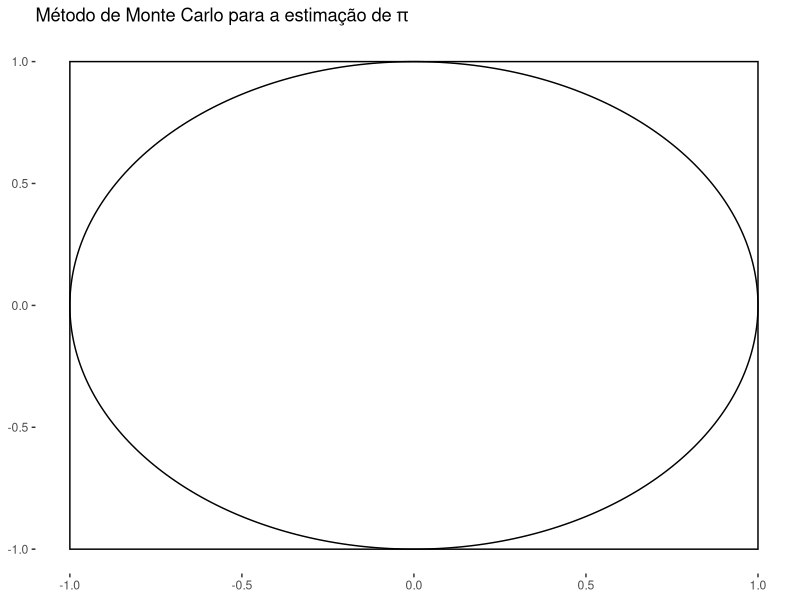
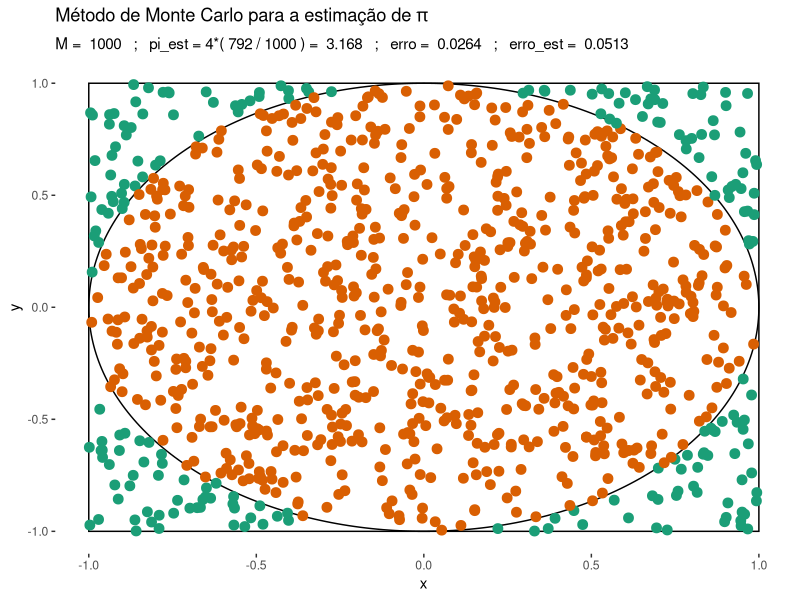
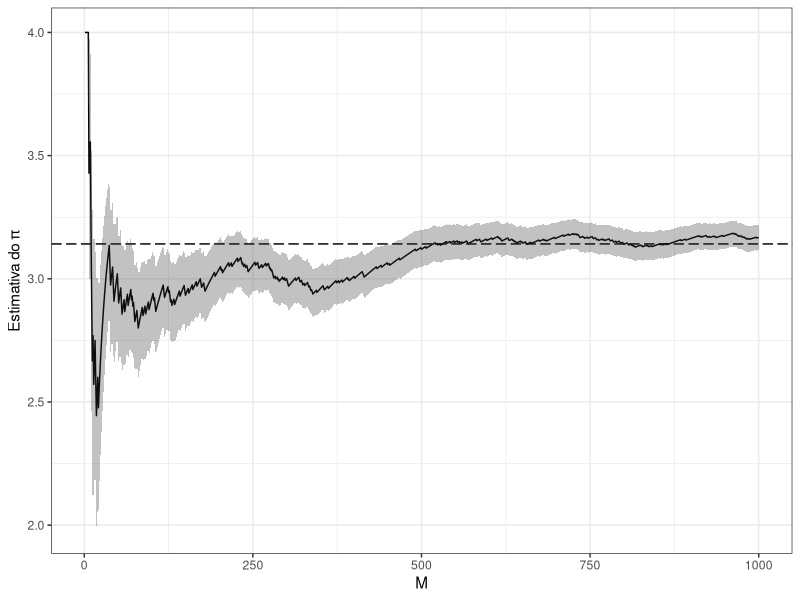
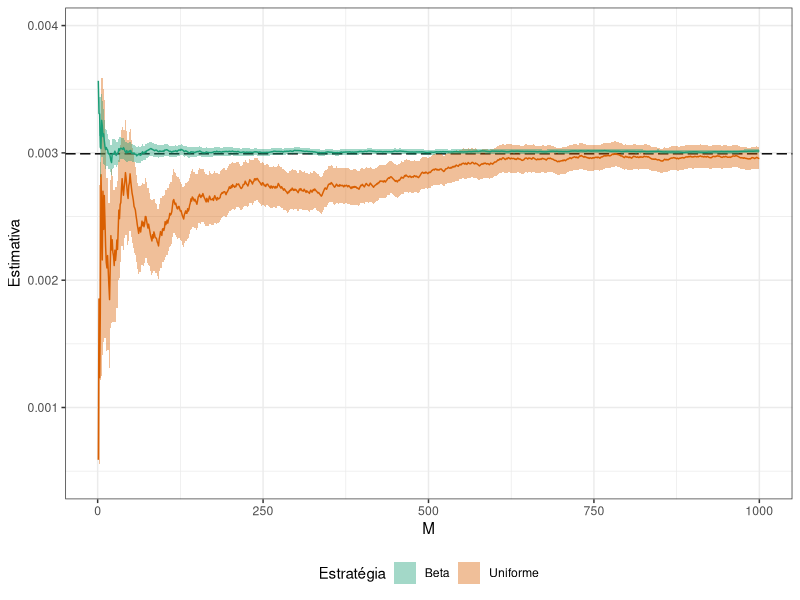

The R source for these figures, in order: (Note: this script raises an error after producing the figures.)
## ---- chunk 1

library(dplyr)
library(ggplot2)

set.seed(666)
M = 1000 # número de iterações

df = tibble(t = 1:M,
            x = runif(length(t),-1, 1),
            y = runif(length(t),-1, 1)) %>%
  mutate(
    Circ = ifelse(x ^ 2 + y ^ 2 <= 1, 1, 0),
    pi_est = round(4 * cumsum(Circ) / t, 4),
    erro = round(abs(pi - pi_est), 4),
    erro_est = round(sqrt((
      cumsum(16 * Circ) / t - pi_est ^ 2
    ) / t), 4)
  )

p <- ggplot() + theme_bw() +
  theme(
    panel.grid.major = element_blank(),
    panel.grid.minor = element_blank(),
    panel.border = element_blank(),
    panel.background = element_blank()
  ) +
  ggforce::geom_circle(aes(x0 = 0, y0 = 0, r = 1), color = "black") +
  geom_rect(aes(
    xmin = -1,
    ymin = -1,
    xmax = 1,
    ymax = 1
  ),
  color = "black",
  alpha = 0) +
  guides(color = FALSE)

p + labs(title = expression(paste(
  "Método de Monte Carlo para a estimação de ", pi
)))

## ---- chunk 2

p +
  geom_point(data = df, aes(x = x, y = y, colour = factor(Circ)), size = 3) +
  scale_colour_brewer(palette = "Dark2") +
  labs(title = expression(paste("Método de Monte Carlo para a estimação de ",pi)),
        subtitle = paste("M = ",df$t[M],"  ;   pi_est = 4*(",cumsum(df$Circ)[M],"/",df$t[M],") = ",df$pi_est[M],"  ;   erro = ",df$erro[M],"  ;   erro_est = ",df$erro_est[M]))

## ---- chunk 3


# Estimativas com o aumento do tamanho amostral
df %>%
  ggplot(aes(x = t, y = pi_est)) + theme_bw() +
  geom_line() +
  geom_hline(yintercept = pi, linetype = "longdash") +
  geom_ribbon(aes(ymin = pi_est - erro_est, ymax = pi_est + erro_est), alpha =
                0.3) +
  xlab("M") +
  ylab(expression(paste("Estimativa do ", pi)))

## ---- chunk 4

set.seed(666)
M = 1000 # número de iterações
theta = 74046 - 27240 * exp(1)
df = tibble(t = 1:M,
            u = runif(length(t), 0, 1),
            y = rbeta(length(t), 4, 6)) %>%
  mutate(
    est_u = cumsum(exp(u + 3 * log(u) + 5 * log(1 - u))) / t,
    est_y = cumsum(exp(lbeta(4, 6) + y)) / t,
    erro_u = abs(theta - est_u),
    erro_y = abs(theta - est_y),
    erro_est_u = sqrt((cumsum(exp(
      2 * (u + 3 * log(u) + 5 * log(1 - u))
    )) / t - est_u ^ 2) / t),
    erro_est_y = sqrt((cumsum(exp(
      2 * (lbeta(4, 6) + y)
    )) / t - est_y ^ 2) / t)
  )
# Estimativas com o aumento do tamanho amostral
df %>%
  ggplot() + theme_bw() +
  geom_hline(yintercept = theta, linetype = "longdash") +
  geom_line(aes(x = t, y = est_u, colour = "Uniforme")) +
  geom_ribbon(
    aes(
      x = t,
      y = est_u,
      ymin = est_u - erro_est_u,
      ymax = est_u + erro_est_u,
      fill = "Uniforme"
    ),
    alpha = 0.4
  ) +
  geom_line(aes(x = t, y = est_y, colour = "Beta")) +
  geom_ribbon(
    aes(
      x = t,
      y = est_y,
      ymin = est_y - erro_est_y,
      ymax = est_y + erro_est_y,
      fill = "Beta"
    ),
    alpha = 0.4
  ) +
  scale_colour_brewer(palette = "Dark2") +
  scale_fill_brewer(palette = "Dark2") +
  theme(legend.position = "bottom") + xlab("M") + ylab("Estimativa") +
  labs(fill = "Estratégia") + guides(colour = FALSE)

## ---- chunk 5

knitr::include_graphics(here('images','laplace_retrato.png'))

## ---- chunk 6

knitr::include_graphics(here::here('images', 'Statistically-Insignificant-final02.jpg'))

